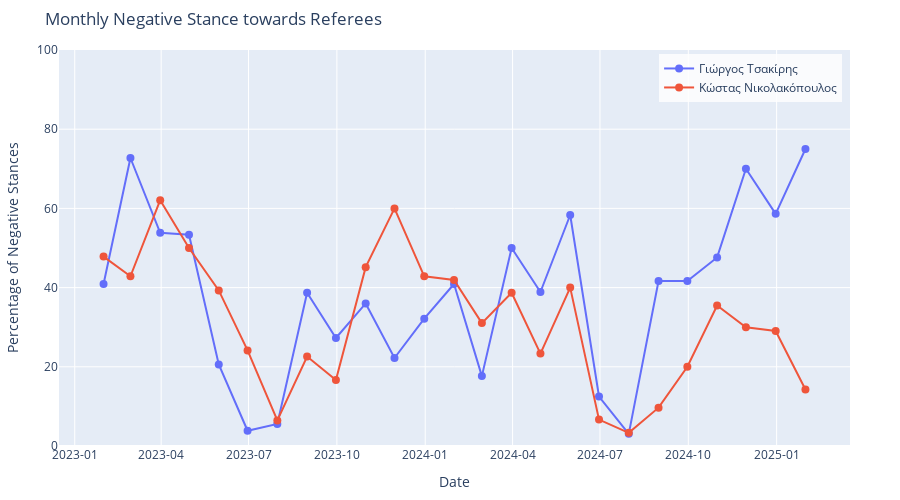

The notebook cell this image was saved under:
### Code cell
# Create monthly data for time series
monthly_data = []
for journalist in journalists:
    # Filter data for this journalist
    j_data = comparison_df[comparison_df['blogger_name'] == journalist].copy()
    
    # Create monthly aggregation
    monthly = (j_data.groupby(pd.Grouper(key='published_date', freq='M'))
               ['stance']
               .agg(lambda x: (x == 'αρνητική').mean() * 100)
               .reset_index())
    monthly['blogger_name'] = journalist
    monthly_data.append(monthly)

# Combine data from both journalists
combined_monthly = pd.concat(monthly_data)

# Create the time series plot
fig = go.Figure()

# Add a line for each journalist
for journalist in journalists:
    journalist_data = combined_monthly[combined_monthly['blogger_name'] == journalist]
    
    fig.add_trace(
        go.Scatter(
            x=journalist_data['published_date'],
            y=journalist_data['stance'],
            name=journalist,
            mode='lines+markers',
            line=dict(width=2),
            marker=dict(size=8)
        )
    )

# Update layout
fig.update_layout(
    title='Monthly Negative Stance towards Referees',
    xaxis_title='Date',
    yaxis_title='Percentage of Negative Stances',
    height=500,
    width=900,
    hovermode='x unified',
    legend=dict(
        yanchor="top",
        y=0.99,
        xanchor="right",
        x=0.99,
        bgcolor="rgba(255, 255, 255, 0.8)",
    ),
    margin=dict(r=50, l=50, t=50, b=50)
)

# Update axes
fig.update_yaxes(range=[0, 100])
fig.update_xaxes(
    rangeslider_visible=False,
    tickformat="%Y-%m"
)

fig.show()

# Print summary statistics
print("\nSummary Statistics:")
print("-" * 40)
for journalist in journalists:
    journalist_data = combined_monthly[combined_monthly['blogger_name'] == journalist]
    mean_negative = journalist_data['stance'].mean()
    max_negative = journalist_data['stance'].max()
    print(f"\n{journalist}:")
    print(f"Average negative stance: {mean_negative:.1f}%")
    print(f"Peak negative stance: {max_negative:.1f}%")

# Calculate correlation
pivot_df = combined_monthly.pivot(
    index='published_date',
    columns='blogger_name',
    values='stance'
).dropna()
correlation = pivot_df.corr().iloc[0,1]
print(f"\nCorrelation coefficient: {correlation:.2f}")

### Figure 1 — Plotly figure (JSON) as saved in the notebook; plotly's stock layout.template omitted (floating-point values rounded to 4 significant figures)
{"data": [{"line": {"width": 2}, "marker": {"size": 8}, "mode": "lines+markers", "name": "Γιώργος Τσακίρης", "type": "scatter", "x": ["2023-01-31T00:00:00", "2023-02-28T00:00:00", "2023-03-31T00:00:00", "2023-04-30T00:00:00", "2023-05-31T00:00:00", "2023-06-30T00:00:00", "2023-07-31T00:00:00", "2023-08-31T00:00:00", "2023-09-30T00:00:00", "2023-10-31T00:00:00", "2023-11-30T00:00:00", "2023-12-31T00:00:00", "2024-01-31T00:00:00", "2024-02-29T00:00:00", "2024-03-31T00:00:00", "2024-04-30T00:00:00", "2024-05-31T00:00:00", "2024-06-30T00:00:00", "2024-07-31T00:00:00", "2024-08-31T00:00:00", "2024-09-30T00:00:00", "2024-10-31T00:00:00", "2024-11-30T00:00:00", "2024-12-31T00:00:00", "2025-01-31T00:00:00"], "y": [40.91, 72.73, 53.85, 53.33, 20.59, 3.846, 5.556, 38.71, 27.27, 36, 22.22, 32.14, 40.91, 17.65, 50, 38.89, 58.33, 12.5, 3.077, 41.67, 41.67, 47.62, 70, 58.62, 75]}, {"line": {"width": 2}, "marker": {"size": 8}, "mode": "lines+markers", "name": "Κώστας Νικολακόπουλος", "type": "scatter", "x": ["2023-01-31T00:00:00", "2023-02-28T00:00:00", "2023-03-31T00:00:00", "2023-04-30T00:00:00", "2023-05-31T00:00:00", "2023-06-30T00:00:00", "2023-07-31T00:00:00", "2023-08-31T00:00:00", "2023-09-30T00:00:00", "2023-10-31T00:00:00", "2023-11-30T00:00:00", "2023-12-31T00:00:00", "2024-01-31T00:00:00", "2024-02-29T00:00:00", "2024-03-31T00:00:00", "2024-04-30T00:00:00", "2024-05-31T00:00:00", "2024-06-30T00:00:00", "2024-07-31T00:00:00", "2024-08-31T00:00:00", "2024-09-30T00:00:00", "2024-10-31T00:00:00", "2024-11-30T00:00:00", "2024-12-31T00:00:00", "2025-01-31T00:00:00"], "y": [47.83, 42.86, 62.07, 50, 39.29, 24.14, 6.452, 22.58, 16.67, 45.16, 60, 42.86, 41.94, 31.03, 38.71, 23.33, 40, 6.667, 3.333, 9.677, 20, 35.48, 30, 29.03, 14.29]}], "layout": {"height": 500, "hovermode": "x unified", "legend": {"bgcolor": "rgba(255, 255, 255, 0.8)", "x": 0.99, "xanchor": "right", "y": 0.99, "yanchor": "top"}, "margin": {"b": 50, "l": 50, "r": 50, "t": 50}, "title": {"text": "Monthly Negative Stance towards Referees"}, "width": 900, "xaxis": {"rangeslider": {"visible": false}, "tickformat": "%Y-%m", "title": {"text": "Date"}}, "yaxis": {"range": [0, 100], "title": {"text": "Percentage of Negative Stances"}}}}
